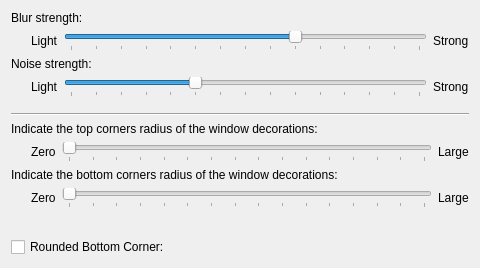
<?xml version="1.0" encoding="UTF-8"?>
<ui version="4.0">
 <class>BlurEffectConfig</class>
 <widget class="QWidget" name="BlurEffectConfig">
  <property name="geometry">
   <rect>
    <x>0</x>
    <y>0</y>
    <width>480</width>
    <height>268</height>
   </rect>
  </property>
  <layout class="QVBoxLayout" name="verticalLayout">
   <item>
    <widget class="QLabel" name="labelConstantBlurDescription">
     <property name="text">
      <string>Blur strength:</string>
     </property>
    </widget>
   </item>
   <item>
    <layout class="QHBoxLayout" name="horizontalLayout">
     <item>
      <spacer name="horizontalSpacer">
       <property name="orientation">
        <enum>Qt::Horizontal</enum>
       </property>
       <property name="sizeType">
        <enum>QSizePolicy::Fixed</enum>
       </property>
       <property name="sizeHint" stdset="0">
        <size>
         <width>20</width>
         <height>20</height>
        </size>
       </property>
      </spacer>
     </item>
     <item>
      <widget class="QLabel" name="labelConstantBlurLight">
       <property name="text">
        <string>Light</string>
       </property>
      </widget>
     </item>
     <item>
      <widget class="QSlider" name="kcfg_BlurStrength">
       <property name="minimum">
        <number>1</number>
       </property>
       <property name="maximum">
        <number>15</number>
       </property>
       <property name="singleStep">
        <number>1</number>
       </property>
       <property name="pageStep">
        <number>1</number>
       </property>
       <property name="value">
        <number>10</number>
       </property>
       <property name="orientation">
        <enum>Qt::Horizontal</enum>
       </property>
       <property name="tickPosition">
        <enum>QSlider::TicksBelow</enum>
       </property>
      </widget>
     </item>
     <item>
      <widget class="QLabel" name="labelConstantBlurStrong">
       <property name="text">
        <string>Strong</string>
       </property>
      </widget>
     </item>
    </layout>
   </item>
   <item>
    <widget class="QLabel" name="labelConstantNoiseDescription">
     <property name="text">
      <string>Noise strength:</string>
     </property>
    </widget>
   </item>
   <item>
    <layout class="QHBoxLayout" name="horizontalLayout_2">
     <item>
      <spacer name="horizontalSpacer_2">
       <property name="orientation">
        <enum>Qt::Horizontal</enum>
       </property>
       <property name="sizeType">
        <enum>QSizePolicy::Fixed</enum>
       </property>
       <property name="sizeHint" stdset="0">
        <size>
         <width>20</width>
         <height>20</height>
        </size>
       </property>
      </spacer>
     </item>
     <item>
      <widget class="QLabel" name="labelConstantNoiseLight">
       <property name="text">
        <string>Light</string>
       </property>
      </widget>
     </item>
     <item>
      <widget class="QSlider" name="kcfg_NoiseStrength">
       <property name="maximum">
        <number>14</number>
       </property>
       <property name="pageStep">
        <number>5</number>
       </property>
       <property name="value">
        <number>5</number>
       </property>
       <property name="orientation">
        <enum>Qt::Horizontal</enum>
       </property>
       <property name="tickPosition">
        <enum>QSlider::TicksBelow</enum>
       </property>
       <property name="tickInterval">
        <number>1</number>
       </property>
      </widget>
     </item>
     <item>
      <widget class="QLabel" name="labelConstantNoiseStrong">
       <property name="text">
        <string>Strong</string>
       </property>
      </widget>
     </item>
    </layout>
   </item>
   <item>
    <spacer name="verticalSpacer_2">
     <property name="orientation">
      <enum>Qt::Vertical</enum>
     </property>
     <property name="sizeType">
      <enum>QSizePolicy::Fixed</enum>
     </property>
     <property name="sizeHint" stdset="0">
      <size>
       <width>10</width>
       <height>10</height>
      </size>
     </property>
    </spacer>
   </item>
   <item>
    <widget class="Line" name="line">
     <property name="orientation">
      <enum>Qt::Horizontal</enum>
     </property>
    </widget>
   </item>
   <item>
    <widget class="QLabel" name="label_2">
     <property name="text">
      <string>Indicate the top corners radius of the window decorations:</string>
     </property>
    </widget>
   </item>
   <item>
    <layout class="QHBoxLayout" name="horizontalLayout_3">
     <item>
      <spacer name="horizontalSpacer_3">
       <property name="orientation">
        <enum>Qt::Horizontal</enum>
       </property>
       <property name="sizeType">
        <enum>QSizePolicy::Fixed</enum>
       </property>
       <property name="sizeHint" stdset="0">
        <size>
         <width>20</width>
         <height>20</height>
        </size>
       </property>
      </spacer>
     </item>
     <item>
      <widget class="QLabel" name="label_4">
       <property name="text">
        <string>Zero</string>
       </property>
      </widget>
     </item>
     <item>
      <widget class="QSlider" name="kcfg_TopDecorationRadius">
       <property name="maximum">
        <number>30</number>
       </property>
       <property name="orientation">
        <enum>Qt::Horizontal</enum>
       </property>
       <property name="tickPosition">
        <enum>QSlider::TicksBelow</enum>
       </property>
       <property name="tickInterval">
        <number>2</number>
       </property>
      </widget>
     </item>
     <item>
      <widget class="QLabel" name="label_5">
       <property name="text">
        <string>Large</string>
       </property>
      </widget>
     </item>
    </layout>
   </item>
   <item>
    <widget class="QLabel" name="label_3">
     <property name="text">
      <string>Indicate the bottom corners radius of the window decorations:</string>
     </property>
    </widget>
   </item>
   <item>
    <layout class="QHBoxLayout" name="horizontalLayout_4">
     <item>
      <spacer name="horizontalSpacer_4">
       <property name="orientation">
        <enum>Qt::Horizontal</enum>
       </property>
       <property name="sizeType">
        <enum>QSizePolicy::Fixed</enum>
       </property>
       <property name="sizeHint" stdset="0">
        <size>
         <width>20</width>
         <height>20</height>
        </size>
       </property>
      </spacer>
     </item>
     <item>
      <widget class="QLabel" name="label">
       <property name="text">
        <string>Zero</string>
       </property>
      </widget>
     </item>
     <item>
      <widget class="QSlider" name="kcfg_BottomDecorationRadius">
       <property name="maximum">
        <number>30</number>
       </property>
       <property name="orientation">
        <enum>Qt::Horizontal</enum>
       </property>
       <property name="tickPosition">
        <enum>QSlider::TicksBelow</enum>
       </property>
       <property name="tickInterval">
        <number>2</number>
       </property>
      </widget>
     </item>
     <item>
      <widget class="QLabel" name="label_6">
       <property name="text">
        <string>Large</string>
       </property>
      </widget>
     </item>
    </layout>
   </item>
   <item>
    <spacer name="verticalSpacer">
     <property name="orientation">
      <enum>Qt::Vertical</enum>
     </property>
     <property name="sizeHint" stdset="0">
      <size>
       <width>0</width>
       <height>0</height>
      </size>
     </property>
    </spacer>
   </item>
   <item>
    <widget class="QCheckBox" name="kcfg_RoundBottomCorners">
        <property name="text">
            <string>Rounded Bottom Corner: </string>
        </property>
    </widget>
</item>
  </layout>
 </widget>
 <resources/>
 <connections/>
</ui>
